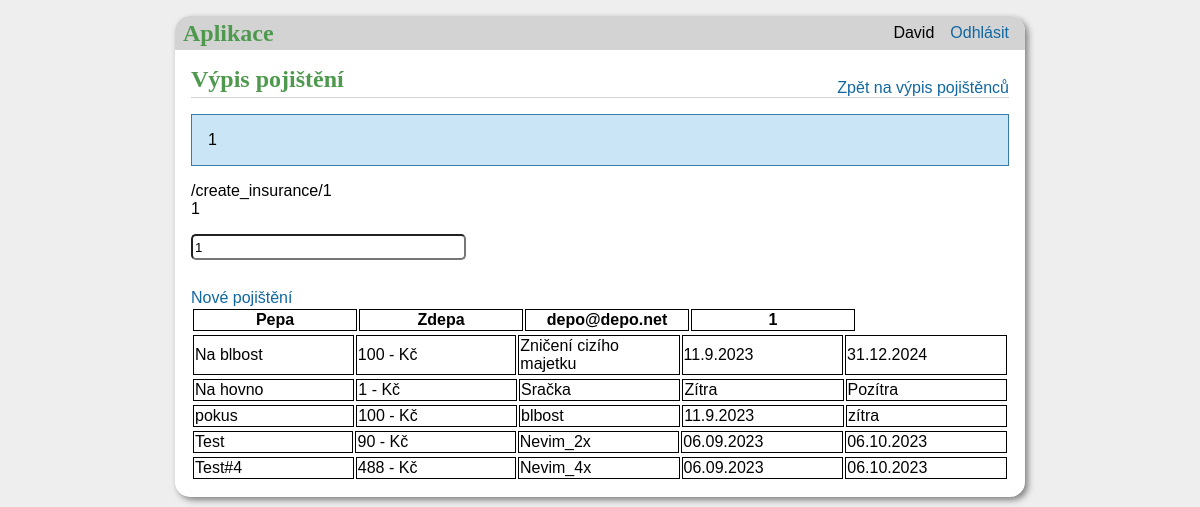
Page /insurance/1 (signed in) on the committed database.
### tables this page shows
CREATE TABLE administration (
id INTEGER PRIMARY KEY AUTOINCREMENT,
name TEXT NOT NULL,
surname TEXT NOT NULL,
password TEXT NOT NULL,
email TEXT UNIQUE NOT NULL
);

CREATE TABLE users (
id INTEGER PRIMARY KEY AUTOINCREMENT,
email TEXT UNIQUE NOT NULL,
name TEXT NOT NULL,
surname TEXT NOT NULL,
tel INTEGER NOT NULL,
street_descriptive TEXT NOT NULL,
city TEXT NOT NULL,
zip_code INTEGER NOT NULL
);

CREATE TABLE insurance (
id INTEGER PRIMARY KEY AUTOINCREMENT,
user_id INTEGER NOT NULL,
insurance INTEGER NOT NULL,
amound INTEGER NOT NULL,
subject TEXT NOT NULL,
valid_from TEXT NOT NULL,
valid_until TEXT NOT NULL,
FOREIGN KEY (user_id) REFERENCES users (id)
);

### aplikace/insurance.py (the view)
@bp.route('/insurance/<user_id>', methods=('GET', 'POST'))
def list_insurance(user_id):
    db = get_db()
    user = db.execute(
        'SELECT name, surname, email, id FROM users WHERE id = ?', (user_id,)
    ).fetchone()
    posts = db.execute(
        'SELECT * FROM insurance AS i '
        'JOIN users AS u ON u.id = i.user_id '
        'WHERE u.id = ?', (user_id,)
    ).fetchall()
    flash(user_id)
    return render_template('insurance_list.html', posts=posts, user_name=user)

### aplikace/auth.py (called while the page is built)
@bp.before_app_request
def load_logged_in_user():
    user_id = session.get('email')
    if user_id is None:
        g.user = None
    else:
        g.user = get_db().execute(
            'SELECT * FROM administration WHERE email = ?', (user_id,)
        ).fetchone()

### aplikace/db.py (called while the page is built)
def get_db():
    if 'db' not in g:
        g.db = sqlite3.connect(
            current_app.config['DATABASE'],
            detect_types=sqlite3.PARSE_DECLTYPES
        )
        g.db.row_factory = sqlite3.Row
    return g.db

### aplikace/templates/insurance_list.html
{% extends 'base.html' %}
{% block header %}
    <h1> {% block title %}Výpis pojištění </h1><a href="{{ url_for('extract.list') }}">Zpět na výpis pojištěnců</a>{% endblock title %}
{% endblock header %}
{% block content %}
{% if g.user['name'] == 'David' %}
        {% set user_id = user_name['id'] %}
        <div>{{url_for('insurance.create_insurance',user_id=user_id)}}</div>
        <div>{{user_id}}</div>
        <form method='post' action="{{url_for('insurance.create_insurance',user_id=user_id)}}">
        <input type='text' id='user_id' name='user_id' value="{{ user_name['id'] }}">
        </form>
        <a href="{{url_for('insurance.create_insurance',user_id=user_id)}}">Nové pojištění</a>
{% endif %}
        <table class="tabulka">
            <thead>
                <tr class="radky">
                    <th>{{ user_name['name'] }}</th>
                    <th>{{ user_name['surname'] }}</th>
                    <th>{{ user_name['email'] }}</th>
                    <th>{{ user_name['id'] }}</th>
                </tr>
            </thead>
            {% for post in posts %}
            <table  class="tabulka">
                <tr class="radky">
                    <td>{{ post['insurance'] }}</td>
                    <td>{{ post['amound'] }} - Kč</td>
                    <td>{{ post['subject'] }}</td>
                    <td>{{ post['valid_from'] }}</td>
                    <td>{{ post['valid_until'] }}</td>
                </tr>
            </table>
        </table>
        {% endfor %}
{% endblock content %}

### aplikace/templates/base.html (shortened to what this page needs)
<!doctype html>
<link rel="stylesheet" href="{{ url_for('static', filename='style.css')}}">
<nav>
    <h1>Aplikace</h1>
    <ul>
        {% if g.user %}
            <li><span>{{ g.user['name'] }}</span>
            <li><a href="{{ url_for('auth.logout') }}">Odhlásit</a>
        {% else %}
            <li><a href="{{ url_for('auth.login') }}">Odhlášen</a>
                <p>{{ g.user['name'] }}</p>
        {% endif %}
    </ul>
</nav>
<section class="content">
    <header>
        {% block header %}{% endblock header %}
    </header>
    {% for message in get_flashed_messages() %}
        <div class="flash">{{ message }}</div>
    {% endfor %}
    {% block content %}{% endblock content %}
</section>

### aplikace/static/style.css (style rules this page uses)
h1 { font-family: serif; color: #4e994e; margin: 1rem 0; }
a { color: #1067a1; text-decoration: none; }
nav { background: lightgray; display: flex; align-items: center; padding: 0 0.5rem; border-radius: 15px 15px 0 0; }
nav h1 { flex: auto; margin: 0; }
nav ul { display: flex; list-style: none; margin: 0; padding: 0; }
nav ul li a, nav ul li span, header .action { display: block; padding: 0.5rem; }
.content { padding: 0 1rem 1rem; }
.content > header { border-bottom: 1px solid lightgray; display: flex; align-items: flex-end; }
.content > header h1 { flex: auto; margin: 1rem 0 0.25rem 0; }
.flash { margin: 1em 0; padding: 1em; background: #cae6f6; border: 1px solid #377ba8; }
.content:last-child { margin-bottom: 0; }
.content form { margin: 1em 0; display: flex; flex-direction: column; }
.content input, .content textarea { margin-bottom: 1em; min-width: 10em; max-width: 20em; border-radius: 5px; height: 20px; }
table td, th { border: solid 1px; width: 10em; border-collapse: collapse; }

### rows in the picture
administration: user.name "David"
users: user_id "1", name "Pepa", surname "Zdepa", email "depo@depo.net", id "1"
insurance: insurance "Na blbost", amound "100", subject "Zničení cizího majetku", valid_from "11.9.2023", valid_until "31.12.2024"
insurance: insurance "Na hovno", amound "1", subject "Sračka", valid_from "Zítra", valid_until "Pozítra"
insurance: insurance "pokus", amound "100", subject "blbost", valid_from "11.9.2023", valid_until "zítra"
insurance: insurance "Test", amound "90", subject "Nevim_2x", valid_from "06.09.2023", valid_until "06.10.2023"
insurance: insurance "Test#4", amound "488", subject "Nevim_4x", valid_from "06.09.2023", valid_until "06.10.2023"

### other values in the picture
{{ message }} "1"
{{ url_for('insurance.create_insurance',user_id=user_id) }} "/create_insurance/1"
{{ user_id }} "1"
